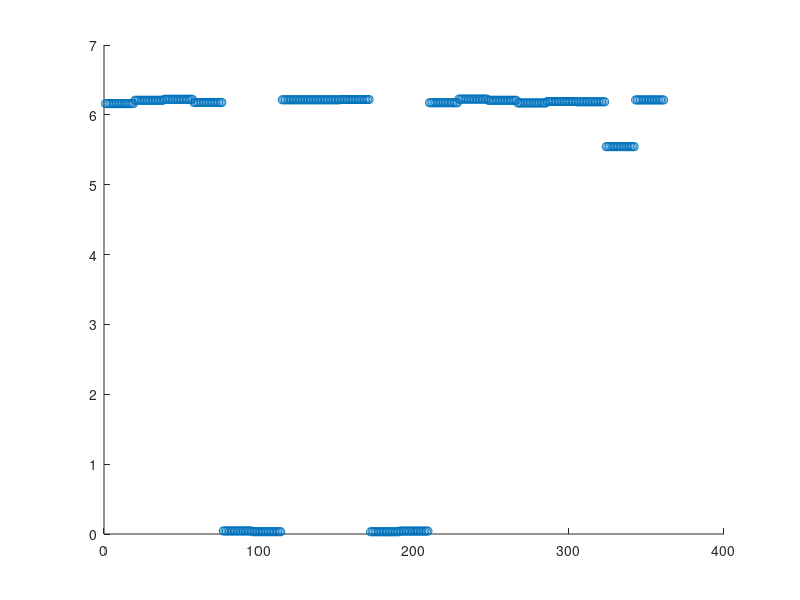
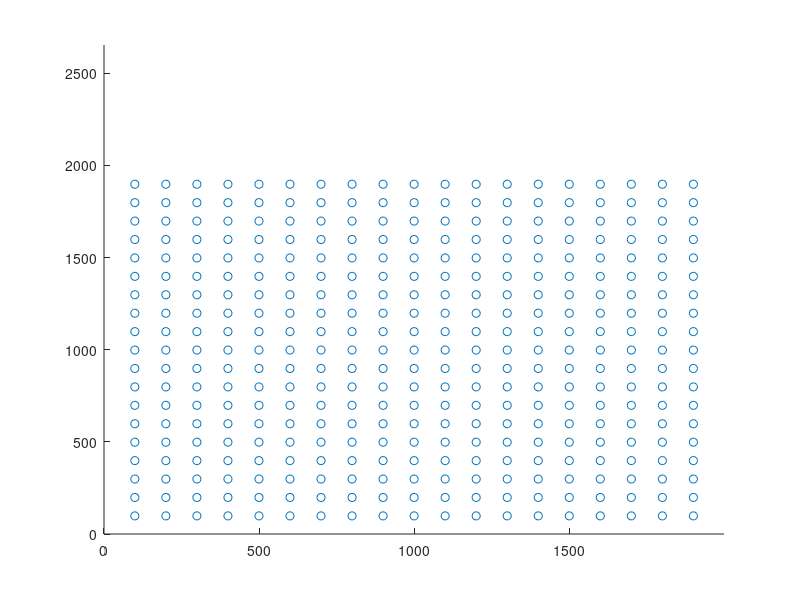
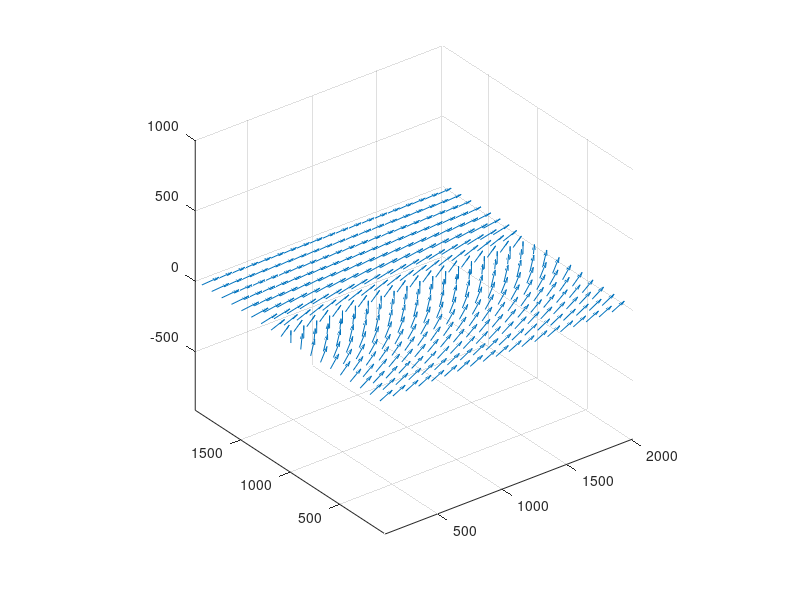
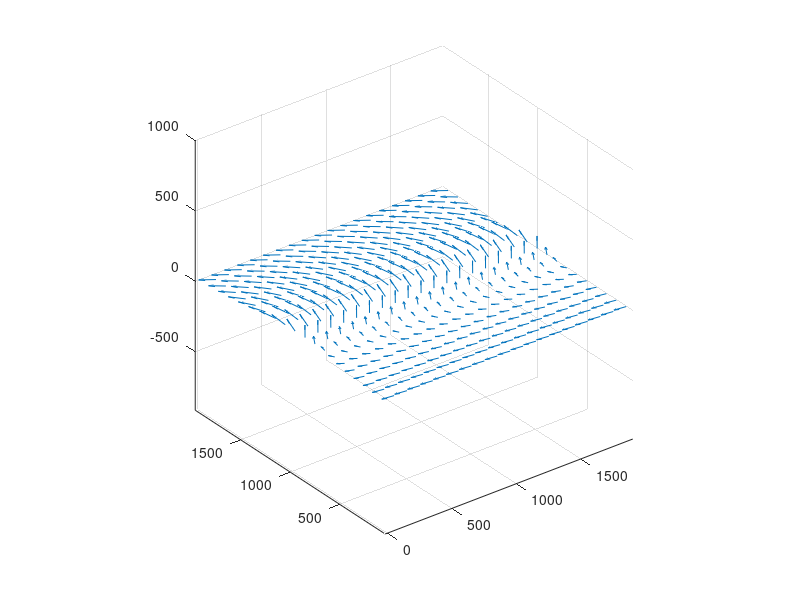

These figures' MATLAB source, in order:
clear;
close all;

%% Load ellipses.txt
ellipses = fopen('ELSD2/ellipses.txt','r');

parametres_ell = fscanf(ellipses,'%f', [7 Inf]);
parametres_ell = parametres_ell';
parametres_ell(1,:)
fclose(ellipses);

%% Filtrage des ellipses ayant un angle < 4.7 (radian)
% Param Ellipse

angle = abs(parametres_ell(:,7)-parametres_ell(:,6));
%[indices] = find(angle > 4.7);
%angle = angle(indices);

%parametres_ell = parametres_ell(indices,:);
% Grand-axe
a = parametres_ell(:,3);
% Petit-axe
b = parametres_ell(:,4);
psi = parametres_ell(:,5);

e = sqrt(1-(b./a).^2);

%% Calcul des normales
R = 40;

nz = b./R;
nx = sqrt(1-nz.^2)./sqrt(1+tan(psi).^2);
ny = tan(psi).*(sqrt(1-nz.^2)./(1+tan(psi).^2));

norme = sqrt(nz.^2+nx.^2+ny.^2)
%% Intégration du champ de normales :

% p_estime = reshape(-nx'./nz,size(masque));
% p_estime(exterieur) = 0;
% q_estime = reshape(-ny'./nz',size(masque));
% q_estime(exterieur) = 0;
% z_estime = integration_SCS(q_estime,p_estime);


%% Retour graphique
figure(1);
scatter((1:length(angle))',angle');

figure(2);
scatter(parametres_ell(:,2), parametres_ell(:,1));
ylim([0 2654]);
xlim([0 1998]);

figure(3);
quiver3(parametres_ell(:,1), parametres_ell(:,2), zeros(size(nx)), nx, ny, nz);
axis equal

figure(4);
quiver3(parametres_ell(:,1), parametres_ell(:,2), zeros(size(nx)), -nx, -ny, nz);
axis equal
